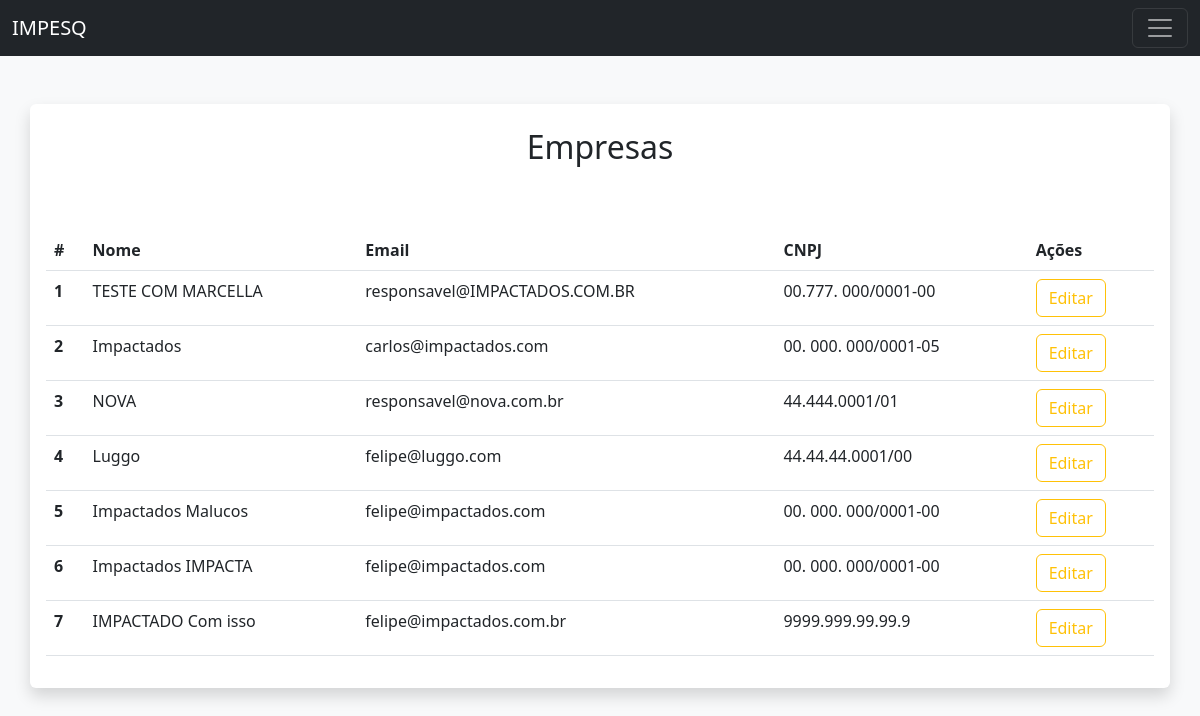
Before: /listar/empresa with the older database file.
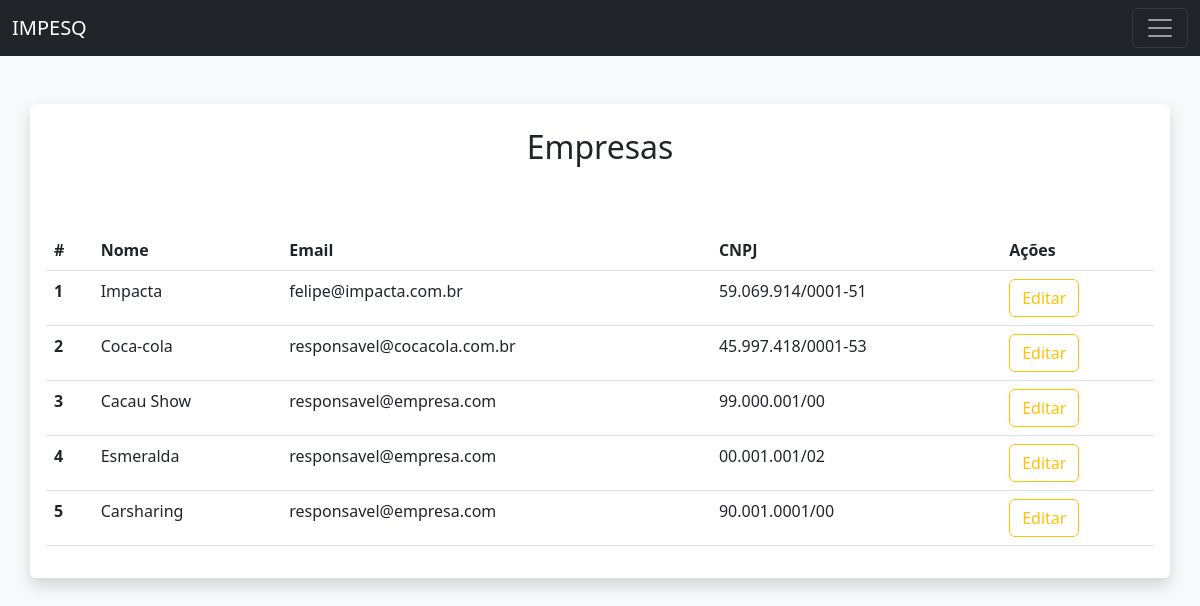
After: the same page with the newer database file.
### app/models/EmpresaEntity.py (models this page shows, shortened)
class Empresa(db.Model):
    __tablename__ = "tbl_empresas"
    id = db.Column(db.Integer, primary_key=True)
    nome = db.Column(db.String(120), unique=True)
    email = db.Column(db.String)
    cnpj = db.Column(db.String)

### app/controllers/default.py (the view)
@app.route("/listar/empresa", methods=["GET","POST"])
def listarEmpresa():
    empresas = Empresa.query.filter_by().all()
    return render_template('empresas_cadastradas.html', empresas=empresas)

### app/templates/empresas_cadastradas.html
{% extends 'base.html'%}
{% block content%}
<div class="container shadow p-3 mb-5 bg-body rounded mt-5">
    <div class="container d-flex p-2 bd-highlight">
            <div class="col d-flex justify-content-center">
                <h2 class="">Empresas</h2>
            </div>
    </div>
    <table class="table mt-5 table-hover">
        <thead>
          <tr>
            <th scope="col">#</th>
            <th scope="col">Nome</th>
            <th scope="col">Email</th>
            <th scope="col">CNPJ</th>
            <th scope="col">Ações</th>
          </tr>
        </thead>
        {% for empresa in empresas %}
            <tbody>
              <tr>
                <th scope="row">{{empresa.id}}</th>
                <td class="">{{empresa.nome}}</td>
                <td>{{empresa.email}}</td>
                <td>{{empresa.cnpj}}</td>
                <td><form action="/atualizar/empresa" method="POST"><button class="btn btn-outline-warning" name="id" type="submit" value="{{empresa.id}}">Editar</button></form></td>
              </tr>
            </tbody>
        {% endfor %}
      </table>
</div>
{% endblock %}

### app/templates/base.html (shortened to what this page needs)
{% block menu %}
<!DOCTYPE html>
<html lang="pt-BR">
<head>
    <link href="https://cdn.jsdelivr.net/npm/bootstrap@5.2.2/dist/css/bootstrap.min.css" rel="stylesheet">
    <link href="https://getbootstrap.com/docs/5.2/assets/css/docs.css" rel="stylesheet">
</head>
<body class="bg-light">
    <nav class="navbar navbar-dark bg-dark stick-top">
        <div class="container-fluid">
          <a class="navbar-brand" href="#">IMPESQ</a>
          <button class="navbar-toggler" type="button" data-bs-toggle="offcanvas" data-bs-target="#offcanvasDarkNavbar" aria-controls="offcanvasDarkNavbar">
            <span class="navbar-toggler-icon"></span>
          </button>
        </div>
      </nav>
      {% block content %}
      {% endblock %}
</body>
</html>
{% endblock %}

Changed rows visible on the page:
removed Empresa: id "6", nome "Impactados IMPACTA", email "felipe@impactados.com", cnpj "00. 000. 000/0001-00"
removed Empresa: id "7", nome "IMPACTADO Com isso", email "felipe@impactados.com.br", cnpj "9999.999.99.99.9"
changed Empresa id 1: nome "TESTE COM MARCELLA" → "Impacta"; email "responsavel@IMPACTADOS.COM.BR" → "felipe@impacta.com.br"; cnpj "00.777. 000/0001-00" → "59.069.914/0001-51"
changed Empresa id 2: nome "Impactados" → "Coca-cola"; email "carlos@impactados.com" → "responsavel@cocacola.com.br"; cnpj "00. 000. 000/0001-05" → "45.997.418/0001-53"
changed Empresa id 3: nome "NOVA" → "Cacau Show"; email "responsavel@nova.com.br" → "responsavel@empresa.com"; cnpj "44.444.0001/01" → "99.000.001/00"
changed Empresa id 4: nome "Luggo" → "Esmeralda"; email "felipe@luggo.com" → "responsavel@empresa.com"; cnpj "44.44.44.0001/00" → "00.001.001/02"
changed Empresa id 5: nome "Impactados Malucos" → "Carsharing"; email "felipe@impactados.com" → "responsavel@empresa.com"; cnpj "00. 000. 000/0001-00" → "90.001.0001/00"
